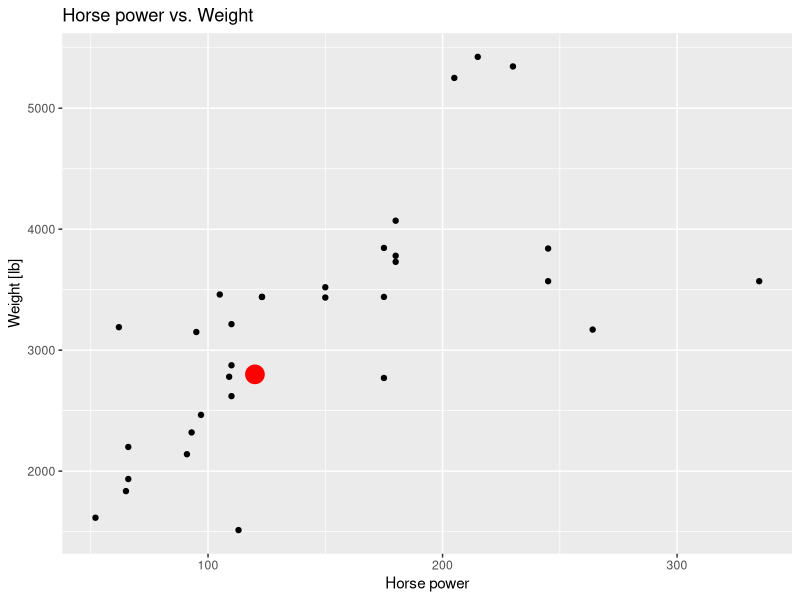

Write R code to recreate this figure.
library(ggplot2)

data(mtcars)

sample.hp <- 120
sample.wt <- 2.8 # lb/1000

# use a generalized linar model, family binomial
glm <- glm(data=mtcars, formula=am ~ hp + wt, family=binomial(link="logit")) # wt = lb/1000

# sample data to predict
sample.df <- data.frame(hp=sample.hp, wt=sample.wt)
logit.df <- data.frame(hp=seq(from=0, to=500, length.out=500), wt=seq(from=1, t=6, length.out=500))
#logit.df <- data.frame(hp=seq(from=0, to=500, length.out=500), wt=rep(2.8, 500))

# apply model to dataset
pred <- predict(glm, sample.df, type="response")
pred.logit <- predict(glm, logit.df, type="response")
pred.df <- data.frame(hp=seq(from=0, to=500, length.out=500), wt=seq(from=1, t=6, length.out=500), response=pred.logit)

# print graph
p <- ggplot(mtcars, aes(x=hp, y=wt*1000))
p <- p + geom_point()
p <- p + labs(title="Horse power vs. Weight", x="Horse power", y="Weight [lb]")
p <- p + geom_point(data=sample.df, aes(x=hp, y=wt*1000), color="red", size=6)
#p <- p + stat_smooth(data=mydf, aes(x = position, y = response),  method="glm", family="binomial", se=F)
#p <- p + geom_point(data=pred.logit, aes(x=hp, y=wt*1000))
